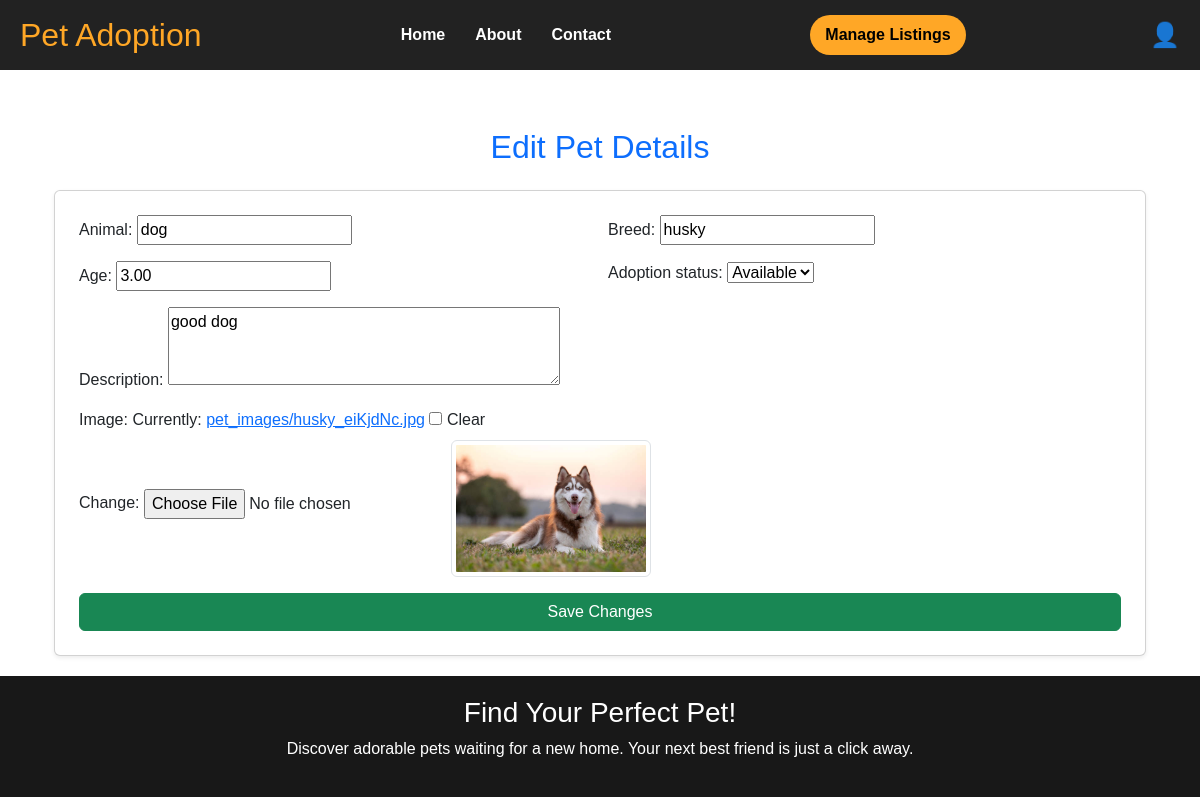
/edit-pet/36/ (signed in), run on the app's committed database.
### new_pets/models.py (models this page shows, shortened)
class Pet(models.Model):
    animal = models.CharField(max_length=50)  # ✅ Changed from "name" to "animal"
    breed = models.CharField(max_length=100)
    age = models.DecimalField(max_digits=4, decimal_places=2)  # ✅ Allows decimal ages
    image = models.ImageField(upload_to='pet_images/', null=True, blank=True)  # ✅ Allows optional image
    description = models.TextField()
    adoption_status = models.CharField(
        max_length=20, choices=[('Available', 'Available'), ('Adopted', 'Adopted')], default='Available'
    )
    seller = models.ForeignKey(SellerProfile, on_delete=models.CASCADE, null=True, blank=True, related_name="pets")  # ✅ Links to SellerProfile
    interested_buyers = models.ManyToManyField(CustomUser, blank=True, related_name="interested_pets")  # ✅ Track interested buyers

### new_pets/views.py (the view)
# urls.py: path('edit-pet/<int:pet_id>/', edit_pet, name='edit_pet'),  # ✅ Route for editing pets
@login_required
def edit_pet(request, pet_id):
    seller_profile = get_object_or_404(SellerProfile, user=request.user)
    pet = get_object_or_404(Pet, id=pet_id, seller=seller_profile)
    if request.method == "POST":
        form = PetForm(request.POST, request.FILES, instance=pet)
        if form.is_valid():
            form.save()
            return redirect("add_pet")
    else:
        form = PetForm(instance=pet)
    return render(request, "new_pets/edit_pet.html", {"form": form, "pet": pet})

### new_pets/forms.py (shortened to what this page needs)
class PetForm(forms.ModelForm):
    animal = forms.CharField(
        max_length=100,
        widget=forms.TextInput(attrs={
            "placeholder": "Enter the type of pet (e.g., Dog, Cat, Bird)"
        })
    )
    breed = forms.CharField(
        max_length=100,
        required=False,
        widget=forms.TextInput(attrs={
            "placeholder": "Enter breed (optional)"
        })
    )
    age = forms.DecimalField(
        max_digits=4, decimal_places=2, min_value=0.0,  # ✅ Prevent negatives
        widget=forms.NumberInput(attrs={
            "placeholder": "Enter age (Years.Months)",
            "step": "0.01"  # ✅ Allow 2 decimal places
        })
    )
    description = forms.CharField(
        widget=forms.Textarea(attrs={
            "placeholder": "Provide a short description about the pet",
            "rows": 3
        }),
        required=False
    )
    image = forms.ImageField(required=False)
    class Meta:
        model = Pet
        fields = ["animal", "breed", "age", "image", "description", "adoption_status"]

### new_pets/templates/new_pets/edit_pet.html (shortened to what this page needs)
{% extends 'new_pets/base.html' %}
{% block content %}
<div class="container mt-5">
    <h2 class="text-center text-primary">Edit Pet Details</h2>
    <div class="card p-4 shadow-sm bg-white mt-4">
        <form method="POST" enctype="multipart/form-data">
            <div class="row g-3">
                <div class="col-md-6">
                    {{ form.animal.label_tag }} {{ form.animal }}
                </div>
                <div class="col-md-6">
                    {{ form.breed.label_tag }} {{ form.breed }}
                </div>
                <div class="col-md-6">
                    {{ form.age.label_tag }} {{ form.age }}
                </div>
                <div class="col-md-6">
                    {{ form.adoption_status.label_tag }} {{ form.adoption_status }}
                </div>
                <div class="col-12">
                    {{ form.description.label_tag }} {{ form.description }}
                </div>
                <div class="col-12">
                    {{ form.image.label_tag }} {{ form.image }}
                    {% if pet.image %}
                        <img src="{{ pet.image.url }}" class="img-thumbnail mt-2" style="max-width: 200px;">
                    {% endif %}
                </div>
            </div>
            <button type="submit" class="btn btn-success mt-3 w-100">Save Changes</button>
        </form>
    </div>
</div>
{% endblock %}

### new_pets/static/new_pets/style.css (style rules this page uses)
body { background: url('https://source.unsplash.com/1600x900/?night,sky') no-repeat center center fixed; background-size: cover; font-family: Arial, sans-serif; color: white; margin: 0; padding-top: 80px; }

### data on the page
Pet: animal "dog", breed "husky", age "3.00", adoption_status "Available", description "good dog", image (picture)
